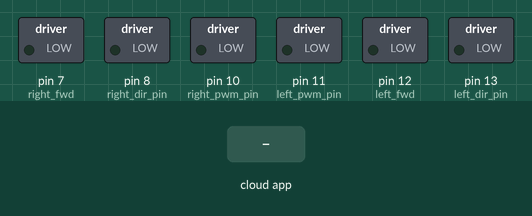
Recording of a sketch running on a simulated Arduino Uno, built with avr-gcc and run on an emulated ATmega328P. Parts: switched loads named in the sketch (green lamp = pin HIGH). The inputs (shaded band) are chosen by the test bench. The ROS host is connected and sends only what is stated.

Above: at 1.2 s.
1.3 s: the phone or cloud app sets linear.x to -100
At 2.5 s:
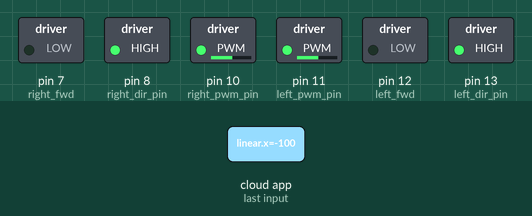
2.8 s: the phone or cloud app sets linear.x to 100
At 3.8 s:
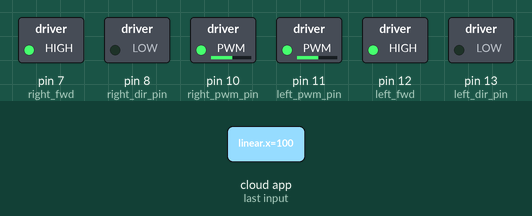
4.3 s: the phone or cloud app sets angular.z to -100
At 4.9 s:
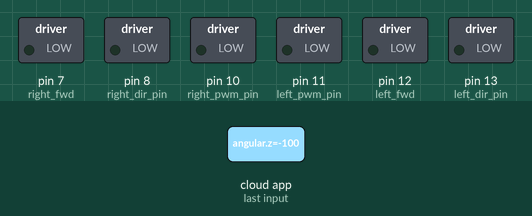
5.8 s: the phone or cloud app sets linear.x to 0
At 6.1 s:
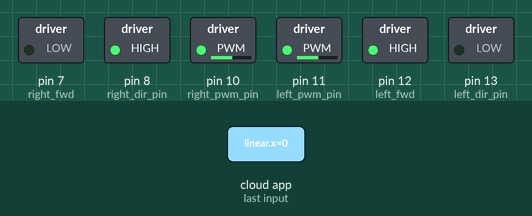
7.3 s: the phone or cloud app sets angular.z to 100
At 8.4 s:
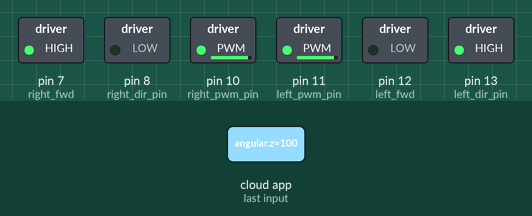
8.8 s: the phone or cloud app sets angular.z to 0
At 9.6 s:
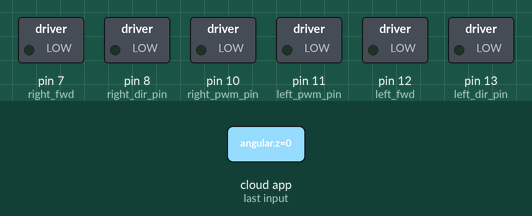
Timing chart, 0 to 11.3 s (numbered marks = the images above; inputs shaded):
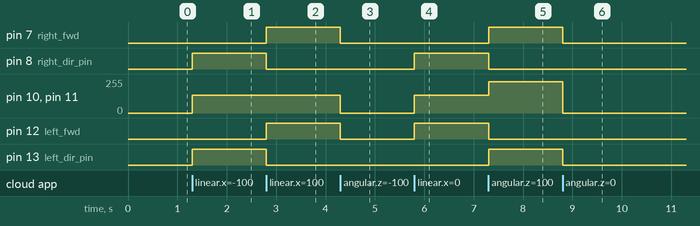

The sketch:

arduino_car_ros.ino
```cpp
#if (ARDUINO >= 100)
#include <Arduino.h>
#else
#include <WProgram.h>
#endif
#include <ros.h>
#include <geometry_msgs/Twist.h>
// Pin variables for motors.
const int right_pwm_pin = 10;
const int right_fwd = 7;
const int right_dir_pin = 8;
const int left_pwm_pin = 11;
const int left_fwd = 12;
const int left_dir_pin = 13;


// Default_speed.
const int default_vel = 135;

ros::NodeHandle  nh;

void MoveFwd(const size_t speed) {
    digitalWrite(right_fwd,HIGH);
  digitalWrite(left_fwd,HIGH);
  digitalWrite(right_dir_pin, LOW);
  digitalWrite(left_dir_pin, LOW);
  analogWrite(right_pwm_pin, speed);
  analogWrite(left_pwm_pin, speed);

}

void MoveBack(const size_t speed) {
    digitalWrite(right_fwd,LOW);
  digitalWrite(left_fwd,LOW);
  digitalWrite(right_dir_pin, HIGH);
  digitalWrite(left_dir_pin, HIGH);
  analogWrite(right_pwm_pin, speed);
  analogWrite(left_pwm_pin, speed);

}
void MoveLeft(const size_t speed) {
  digitalWrite(right_fwd,HIGH);
  digitalWrite(right_dir_pin, LOW);
  digitalWrite(left_fwd,LOW);
   digitalWrite(left_dir_pin, HIGH);
  analogWrite(right_pwm_pin, speed+100);
  analogWrite(left_pwm_pin, speed+100);

}
void MoveRight(const size_t speed) {
  digitalWrite(right_fwd,LOW);
  digitalWrite(right_dir_pin, HIGH);
  digitalWrite(left_fwd,HIGH);
  digitalWrite(left_dir_pin, LOW);
  analogWrite(right_pwm_pin, speed);
   analogWrite(left_pwm_pin, speed);

}

void MoveStop() {
  digitalWrite(left_fwd, LOW);
  digitalWrite(left_dir_pin, LOW);
  digitalWrite(right_fwd, LOW);
  digitalWrite(right_dir_pin, LOW);
  analogWrite(left_pwm_pin, LOW);
  analogWrite(right_pwm_pin, LOW);
}

void cmd_vel_cb(const geometry_msgs::Twist & msg) {
  // Read the message. Act accordingly.
  // We only care about the linear x, and the rotational z.
  const float x = msg.linear.x;
  const float z_rotation = msg.angular.z;

  // Decide on the morot state we need, according to command.
  if (x > 0 && z_rotation == 0) {
    MoveFwd(default_vel);
  }
  else if(x == 0 && z_rotation > 0){

    MoveLeft(default_vel);
  }else if(x == 0 && z_rotation < 0){

    MoveRight(default_vel);
  }else if(x < 0 && z_rotation == 0){
    MoveBack(default_vel);
  }else{
    MoveStop();
  }
}
ros::Subscriber<geometry_msgs::Twist> sub("cmd_vel", cmd_vel_cb);
void setup() {
  pinMode(right_pwm_pin, OUTPUT);    // sets the digital pin 13 as output
  pinMode(right_dir_pin, OUTPUT);
  pinMode(left_pwm_pin, OUTPUT);
  pinMode(left_dir_pin, OUTPUT);
  pinMode(right_fwd, OUTPUT);
  pinMode(left_fwd, OUTPUT);


  nh.initNode();
  nh.subscribe(sub);
}

void loop() {
  nh.spinOnce();
  delay(1);
}
```

Measured:
- after the input at 1.3 s, pin 8 (right_dir_pin), pin 13 (left_dir_pin): LOW → HIGH at once; pin 10 (right_pwm_pin), pin 11 (left_pwm_pin): 0/255 → 135/255 at once
- after the input at 2.8 s, pin 7 (right_fwd), pin 12 (left_fwd): LOW → HIGH at once; pin 8 (right_dir_pin), pin 13 (left_dir_pin): HIGH → LOW at once
- after the input at 4.3 s, pin 7 (right_fwd), pin 12 (left_fwd): HIGH → LOW at once; pin 10 (right_pwm_pin), pin 11 (left_pwm_pin): 135/255 → 0/255 at once
- after the input at 5.8 s, pin 8 (right_dir_pin), pin 12 (left_fwd): LOW → HIGH at once; pin 10 (right_pwm_pin), pin 11 (left_pwm_pin): 0/255 → 135/255 at once
- after the input at 7.3 s, pin 7 (right_fwd), pin 13 (left_dir_pin): LOW → HIGH at once; pin 8 (right_dir_pin), pin 12 (left_fwd): HIGH → LOW at once; pin 10 (right_pwm_pin), pin 11 (left_pwm_pin): 135/255 → 235/255 at once
- after the input at 8.8 s, pin 7 (right_fwd), pin 13 (left_dir_pin): HIGH → LOW at once; pin 10 (right_pwm_pin), pin 11 (left_pwm_pin): 235/255 → 0/255 at once
